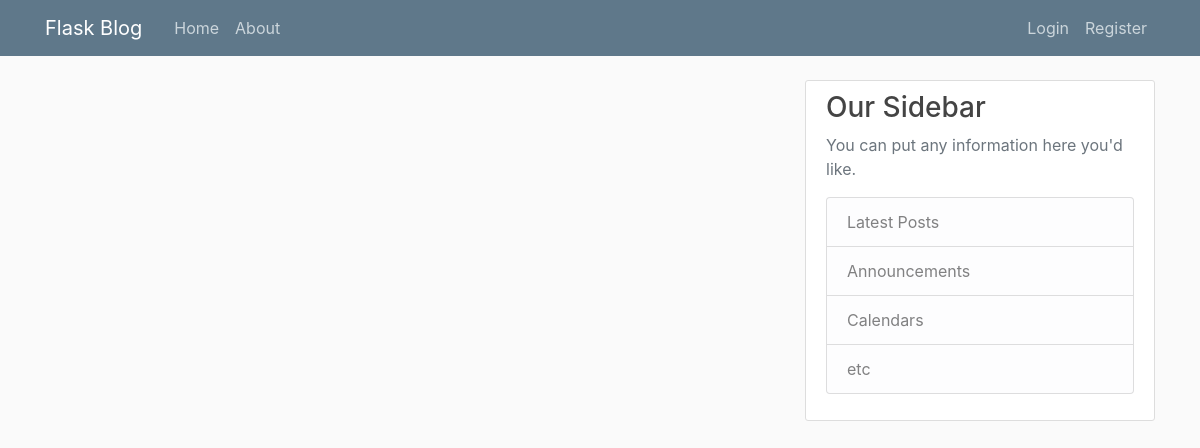
/home, run on an earlier commit of the app's database.
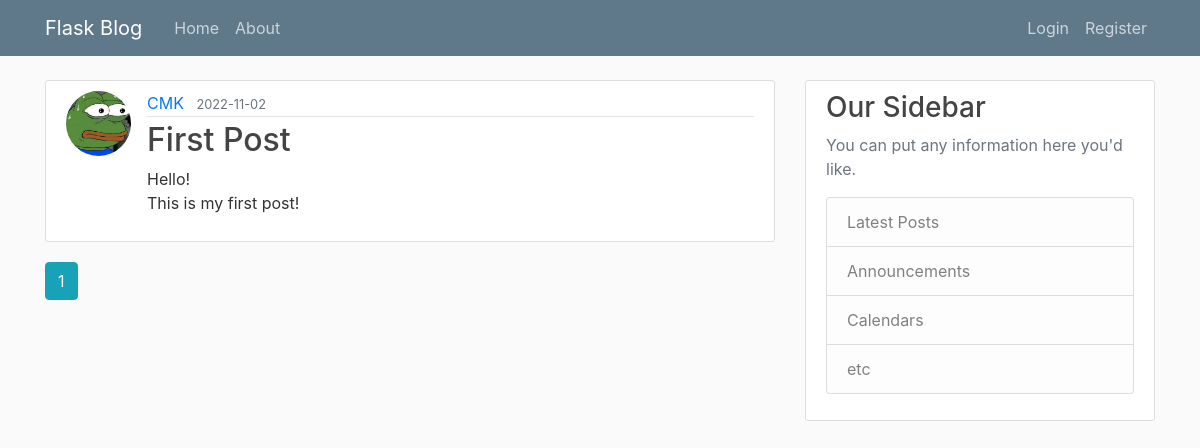
And on a later commit of the database.
### flaskblog/models.py (models this page shows, shortened)
class Post(db.Model):
    id = db.Column(db.Integer, primary_key=True)
    title = db.Column(db.String(100), nullable=False)
    date_posted = db.Column(db.DateTime, nullable=False, default=datetime.utcnow)
    content = db.Column(db.Text, nullable=False)
    user_id = db.Column(db.Integer, db.ForeignKey('user.id'), nullable=False)

class User(db.Model, UserMixin):
    id = db.Column(db.Integer, primary_key=True)
    username = db.Column(db.String(20), unique=True, nullable=False)
    email = db.Column(db.String(120), unique=True, nullable=False)
    image_file = db.Column(db.String(20), nullable=False, default = 'default.jpg')
    password = db.Column(db.String(60), nullable=False)
    posts = db.relationship('Post', backref='author', lazy=True)

### flaskblog/main/routes.py (the view)
@main.route("/")
@main.route("/home")
def home():
    page = request.args.get('page', 1, type=int)
    posts = Post.query.order_by(Post.date_posted.desc()).paginate(page=page, per_page=5)
    return render_template('home.html', posts=posts)

### flaskblog/templates/home.html (shortened to what this page needs)
{% extends "layout.html" %}
{% block content %}
  {% for post in posts.items %}
  <article class="media content-section">
    <img class="rounded-circle article-img" src="{{ url_for('static', filename='profile_pics/' + post.author.image_file) }}">
    <div class="media-body">
      <div class="article-metadata">
        <a class="mr-2" href="{{ url_for('users.user_posts', username=post.author.username) }}">{{ post.author.username }}</a>
        <small class="text-muted">{{ post.date_posted.strftime('%Y-%m-%d') }}</small>
      </div>
      <h2><a class="article-title" href="{{ url_for('posts.post', post_id=post.id) }}">{{ post.title }}</a></h2>
      <p class="article-content">{{ post.content }}</p>
    </div>
  </article>
  {% endfor %}
  {% for page_num in posts.iter_pages(left_edge=1, right_edge=1, left_current=1, right_current=2) %}
    {% if page_num %}
      {% if posts.page == page_num %}
        <a class="btn btn-info mb-4" href="{{ url_for('main.home', page=page_num) }}" >{{ page_num }}</a>
      {% else %}
        <a class="btn btn-outline-info mb-4" href="{{ url_for('main.home', page=page_num) }}" >{{ page_num }}</a>
      {% endif %}
    {% endif %}
  {% endfor %}
{% endblock content %}

What changed in the data, as far as the page shows it:
added Post: image_file (placeholder picture), author.username "CMK", date_posted "2022-11-02", title "First Post", content "Hello! This is my first post!"
Also different on the page:
new list line: "1"
